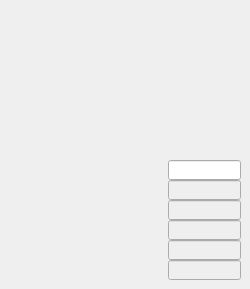
    <widget class="QWidget" name="tab_4">
     <attribute name="title">
      <string>BK9000</string>
     </attribute>
     <widget class="QELabel" name="qelabel_39">
      <property name="geometry">
       <rect>
        <x>16</x>
        <y>10</y>
        <width>149</width>
        <height>16</height>
       </rect>
      </property>
      <property name="font">
       <font>
        <family>Monospace</family>
        <pointsize>10</pointsize>
        <weight>75</weight>
        <bold>true</bold>
       </font>
      </property>
      <property name="alignment">
       <set>Qt::AlignRight|Qt::AlignTrailing|Qt::AlignVCenter</set>
      </property>
      <property name="variable" stdset="0">
       <string>$(P):ASUB:BKH4:MID.DESC</string>
      </property>
      <property name="variableSubstitutions" stdset="0">
       <string>P=ESA</string>
      </property>
     </widget>
     <widget class="QELabel" name="qelabel_40">
      <property name="geometry">
       <rect>
        <x>172</x>
        <y>10</y>
        <width>61</width>
        <height>16</height>
       </rect>
      </property>
      <property name="font">
       <font>
        <family>Monospace</family>
        <pointsize>10</pointsize>
        <weight>75</weight>
        <bold>true</bold>
       </font>
      </property>
      <property name="alignment">
       <set>Qt::AlignLeading|Qt::AlignLeft|Qt::AlignVCenter</set>
      </property>
      <property name="variable" stdset="0">
       <string>$(P):ASUB:BKH4:MID.VALA</string>
      </property>
      <property name="variableSubstitutions" stdset="0">
       <string>P=ESA</string>
      </property>
     </widget>
     <widget class="QELabel" name="qelabel_41">
      <property name="geometry">
       <rect>
        <x>16</x>
        <y>28</y>
        <width>149</width>
        <height>16</height>
       </rect>
      </property>
      <property name="font">
       <font>
        <family>Monospace</family>
        <pointsize>9</pointsize>
        <weight>50</weight>
        <bold>false</bold>
       </font>
      </property>
      <property name="alignment">
       <set>Qt::AlignRight|Qt::AlignTrailing|Qt::AlignVCenter</set>
      </property>
      <property name="variable" stdset="0">
       <string>$(P):LI:BKH4:RO10.DESC</string>
      </property>
      <property name="variableSubstitutions" stdset="0">
       <string>P=ESA</string>
      </property>
     </widget>
     <widget class="QELabel" name="qelabel_42">
      <property name="geometry">
       <rect>
        <x>16</x>
        <y>44</y>
        <width>149</width>
        <height>16</height>
       </rect>
      </property>
      <property name="font">
       <font>
        <family>Monospace</family>
        <pointsize>9</pointsize>
        <weight>50</weight>
        <bold>false</bold>
       </font>
      </property>
      <property name="alignment">
       <set>Qt::AlignRight|Qt::AlignTrailing|Qt::AlignVCenter</set>
      </property>
      <property name="variable" stdset="0">
       <string>$(P):LI:BKH4:RO11.DESC</string>
      </property>
      <property name="variableSubstitutions" stdset="0">
       <string>P=ESA</string>
      </property>
     </widget>
     <widget class="QELabel" name="qelabel_43">
      <property name="geometry">
       <rect>
        <x>16</x>
        <y>60</y>
        <width>149</width>
        <height>16</height>
       </rect>
      </property>
      <property name="font">
       <font>
        <family>Monospace</family>
        <pointsize>9</pointsize>
        <weight>50</weight>
        <bold>false</bold>
       </font>
      </property>
      <property name="alignment">
       <set>Qt::AlignRight|Qt::AlignTrailing|Qt::AlignVCenter</set>
      </property>
      <property name="variable" stdset="0">
       <string>$(P):LI:BKH4:RO12.DESC</string>
      </property>
      <property name="variableSubstitutions" stdset="0">
       <string>P=ESA</string>
      </property>
     </widget>
     <widget class="QELabel" name="qelabel_44">
      <property name="geometry">
       <rect>
        <x>16</x>
        <y>80</y>
        <width>149</width>
        <height>16</height>
       </rect>
      </property>
      <property name="font">
       <font>
        <family>Monospace</family>
        <pointsize>9</pointsize>
        <weight>50</weight>
        <bold>false</bold>
       </font>
      </property>
      <property name="alignment">
       <set>Qt::AlignRight|Qt::AlignTrailing|Qt::AlignVCenter</set>
      </property>
      <property name="variable" stdset="0">
       <string>$(P):LI:BKH4:RO16.DESC</string>
      </property>
      <property name="variableSubstitutions" stdset="0">
       <string>P=ESA</string>
      </property>
     </widget>
     <widget class="QELabel" name="qelabel_45">
      <property name="geometry">
       <rect>
        <x>16</x>
        <y>96</y>
        <width>149</width>
        <height>16</height>
       </rect>
      </property>
      <property name="font">
       <font>
        <family>Monospace</family>
        <pointsize>9</pointsize>
        <weight>50</weight>
        <bold>false</bold>
       </font>
      </property>
      <property name="alignment">
       <set>Qt::AlignRight|Qt::AlignTrailing|Qt::AlignVCenter</set>
      </property>
      <property name="variable" stdset="0">
       <string>$(P):LI:BKH4:RO17.DESC</string>
      </property>
      <property name="variableSubstitutions" stdset="0">
       <string>P=ESA</string>
      </property>
     </widget>
     <widget class="QELabel" name="qelabel_46">
      <property name="geometry">
       <rect>
        <x>16</x>
        <y>112</y>
        <width>149</width>
        <height>16</height>
       </rect>
      </property>
      <property name="font">
       <font>
        <family>Monospace</family>
        <pointsize>9</pointsize>
        <weight>50</weight>
        <bold>false</bold>
       </font>
      </property>
      <property name="alignment">
       <set>Qt::AlignRight|Qt::AlignTrailing|Qt::AlignVCenter</set>
      </property>
      <property name="variable" stdset="0">
       <string>$(P):LI:BKH4:RO18.DESC</string>
      </property>
      <property name="variableSubstitutions" stdset="0">
       <string>P=ESA</string>
      </property>
     </widget>
     <widget class="QELabel" name="qelabel_47">
      <property name="geometry">
       <rect>
        <x>16</x>
        <y>128</y>
        <width>149</width>
        <height>16</height>
       </rect>
      </property>
      <property name="font">
       <font>
        <family>Monospace</family>
        <pointsize>9</pointsize>
        <weight>50</weight>
        <bold>false</bold>
       </font>
      </property>
      <property name="alignment">
       <set>Qt::AlignRight|Qt::AlignTrailing|Qt::AlignVCenter</set>
      </property>
      <property name="variable" stdset="0">
       <string>$(P):LI:BKH4:RO19.DESC</string>
      </property>
      <property name="variableSubstitutions" stdset="0">
       <string>P=ESA</string>
      </property>
     </widget>
     <widget class="QELabel" name="qelabel_48">
      <property name="geometry">
       <rect>
        <x>16</x>
        <y>144</y>
        <width>149</width>
        <height>16</height>
       </rect>
      </property>
      <property name="font">
       <font>
        <family>Monospace</family>
        <pointsize>9</pointsize>
        <weight>50</weight>
        <bold>false</bold>
       </font>
      </property>
      <property name="alignment">
       <set>Qt::AlignRight|Qt::AlignTrailing|Qt::AlignVCenter</set>
      </property>
      <property name="variable" stdset="0">
       <string>$(P):LI:BKH4:RO32.DESC</string>
      </property>
      <property name="variableSubstitutions" stdset="0">
       <string>P=ESA</string>
      </property>
     </widget>
     <widget class="QELabel" name="qelabel_49">
      <property name="geometry">
       <rect>
        <x>172</x>
        <y>28</y>
        <width>53</width>
        <height>16</height>
       </rect>
      </property>
      <property name="font">
       <font>
        <family>Monospace</family>
        <pointsize>9</pointsize>
        <weight>50</weight>
        <bold>false</bold>
       </font>
      </property>
      <property name="alignment">
       <set>Qt::AlignLeading|Qt::AlignLeft|Qt::AlignVCenter</set>
      </property>
      <property name="variable" stdset="0">
       <string>$(P):LI:BKH4:RO10</string>
      </property>
      <property name="variableSubstitutions" stdset="0">
       <string>P=ESA</string>
      </property>
      <property name="useDbPrecision">
       <bool>false</bool>
      </property>
      <property name="addUnits">
       <bool>false</bool>
      </property>
      <property name="format" stdset="0">
       <enum>QELabel::UnsignedInteger</enum>
      </property>
      <property name="radix">
       <UInt>16</UInt>
      </property>
     </widget>
     <widget class="QELabel" name="qelabel_50">
      <property name="geometry">
       <rect>
        <x>172</x>
        <y>44</y>
        <width>53</width>
        <height>16</height>
       </rect>
      </property>
      <property name="font">
       <font>
        <family>Monospace</family>
        <pointsize>9</pointsize>
        <weight>50</weight>
        <bold>false</bold>
       </font>
      </property>
      <property name="alignment">
       <set>Qt::AlignLeading|Qt::AlignLeft|Qt::AlignVCenter</set>
      </property>
      <property name="variable" stdset="0">
       <string>$(P):LI:BKH4:RO11</string>
      </property>
      <property name="variableSubstitutions" stdset="0">
       <string>P=ESA</string>
      </property>
      <property name="useDbPrecision">
       <bool>false</bool>
      </property>
      <property name="addUnits">
       <bool>false</bool>
      </property>
      <property name="format" stdset="0">
       <enum>QELabel::UnsignedInteger</enum>
      </property>
      <property name="radix">
       <UInt>16</UInt>
      </property>
     </widget>
     <widget class="QELabel" name="qelabel_51">
      <property name="geometry">
       <rect>
        <x>172</x>
        <y>60</y>
        <width>53</width>
        <height>16</height>
       </rect>
      </property>
      <property name="font">
       <font>
        <family>Monospace</family>
        <pointsize>9</pointsize>
        <weight>50</weight>
        <bold>false</bold>
       </font>
      </property>
      <property name="alignment">
       <set>Qt::AlignLeading|Qt::AlignLeft|Qt::AlignVCenter</set>
      </property>
      <property name="variable" stdset="0">
       <string>$(P):LI:BKH4:RO12</string>
      </property>
      <property name="variableSubstitutions" stdset="0">
       <string>P=ESA</string>
      </property>
      <property name="useDbPrecision">
       <bool>false</bool>
      </property>
      <property name="addUnits">
       <bool>false</bool>
      </property>
      <property name="format" stdset="0">
       <enum>QELabel::UnsignedInteger</enum>
      </property>
      <property name="radix">
       <UInt>16</UInt>
      </property>
     </widget>
     <widget class="QELabel" name="qelabel_52">
      <property name="geometry">
       <rect>
        <x>172</x>
        <y>80</y>
        <width>53</width>
        <height>16</height>
       </rect>
      </property>
      <property name="font">
       <font>
        <family>Monospace</family>
        <pointsize>9</pointsize>
        <weight>50</weight>
        <bold>false</bold>
       </font>
      </property>
      <property name="alignment">
       <set>Qt::AlignLeading|Qt::AlignLeft|Qt::AlignVCenter</set>
      </property>
      <property name="variable" stdset="0">
       <string>$(P):LI:BKH4:RO16</string>
      </property>
      <property name="variableSubstitutions" stdset="0">
       <string>P=ESA</string>
      </property>
      <property name="useDbPrecision">
       <bool>false</bool>
      </property>
      <property name="addUnits">
       <bool>false</bool>
      </property>
      <property name="format" stdset="0">
       <enum>QELabel::UnsignedInteger</enum>
      </property>
      <property name="radix">
       <UInt>16</UInt>
      </property>
     </widget>
     <widget class="QELabel" name="qelabel_53">
      <property name="geometry">
       <rect>
        <x>172</x>
        <y>96</y>
        <width>53</width>
        <height>16</height>
       </rect>
      </property>
      <property name="font">
       <font>
        <family>Monospace</family>
        <pointsize>9</pointsize>
        <weight>50</weight>
        <bold>false</bold>
       </font>
      </property>
      <property name="alignment">
       <set>Qt::AlignLeading|Qt::AlignLeft|Qt::AlignVCenter</set>
      </property>
      <property name="variable" stdset="0">
       <string>$(P):LI:BKH4:RO17</string>
      </property>
      <property name="variableSubstitutions" stdset="0">
       <string>P=ESA</string>
      </property>
      <property name="useDbPrecision">
       <bool>false</bool>
      </property>
      <property name="addUnits">
       <bool>false</bool>
      </property>
      <property name="format" stdset="0">
       <enum>QELabel::UnsignedInteger</enum>
      </property>
      <property name="radix">
       <UInt>16</UInt>
      </property>
     </widget>
     <widget class="QELabel" name="qelabel_54">
      <property name="geometry">
       <rect>
        <x>172</x>
        <y>112</y>
        <width>53</width>
        <height>16</height>
       </rect>
      </property>
      <property name="font">
       <font>
        <family>Monospace</family>
        <pointsize>9</pointsize>
        <weight>50</weight>
        <bold>false</bold>
       </font>
      </property>
      <property name="alignment">
       <set>Qt::AlignLeading|Qt::AlignLeft|Qt::AlignVCenter</set>
      </property>
      <property name="variable" stdset="0">
       <string>$(P):LI:BKH4:RO18</string>
      </property>
      <property name="variableSubstitutions" stdset="0">
       <string>P=ESA</string>
      </property>
      <property name="useDbPrecision">
       <bool>false</bool>
      </property>
      <property name="addUnits">
       <bool>false</bool>
      </property>
      <property name="format" stdset="0">
       <enum>QELabel::UnsignedInteger</enum>
      </property>
      <property name="radix">
       <UInt>16</UInt>
      </property>
     </widget>
     <widget class="QELabel" name="qelabel_55">
      <property name="geometry">
       <rect>
        <x>172</x>
        <y>128</y>
        <width>53</width>
        <height>16</height>
       </rect>
      </property>
      <property name="font">
       <font>
        <family>Monospace</family>
        <pointsize>9</pointsize>
        <weight>50</weight>
        <bold>false</bold>
       </font>
      </property>
      <property name="alignment">
       <set>Qt::AlignLeading|Qt::AlignLeft|Qt::AlignVCenter</set>
      </property>
      <property name="variable" stdset="0">
       <string>$(P):LI:BKH4:RO19</string>
      </property>
      <property name="variableSubstitutions" stdset="0">
       <string>P=ESA</string>
      </property>
      <property name="useDbPrecision">
       <bool>false</bool>
      </property>
      <property name="addUnits">
       <bool>false</bool>
      </property>
      <property name="format" stdset="0">
       <enum>QELabel::UnsignedInteger</enum>
      </property>
      <property name="radix">
       <UInt>16</UInt>
      </property>
     </widget>
     <widget class="QELabel" name="qelabel_56">
      <property name="geometry">
       <rect>
        <x>172</x>
        <y>144</y>
        <width>53</width>
        <height>16</height>
       </rect>
      </property>
      <property name="font">
       <font>
        <family>Monospace</family>
        <pointsize>9</pointsize>
        <weight>50</weight>
        <bold>false</bold>
       </font>
      </property>
      <property name="alignment">
       <set>Qt::AlignLeading|Qt::AlignLeft|Qt::AlignVCenter</set>
      </property>
      <property name="variable" stdset="0">
       <string>$(P):LI:BKH4:RO32</string>
      </property>
      <property name="variableSubstitutions" stdset="0">
       <string>P=ESA</string>
      </property>
      <property name="useDbPrecision">
       <bool>false</bool>
      </property>
      <property name="addUnits">
       <bool>false</bool>
      </property>
      <property name="format" stdset="0">
       <enum>QELabel::UnsignedInteger</enum>
      </property>
      <property name="radix">
       <UInt>16</UInt>
      </property>
     </widget>
     <widget class="QELineEdit" name="qelineedit_19">
      <property name="geometry">
       <rect>
        <x>168</x>
        <y>160</y>
        <width>73</width>
        <height>20</height>
       </rect>
      </property>
      <property name="variable" stdset="0">
       <string>$(P):LO:BKH4:RW1</string>
      </property>
      <property name="variableSubstitutions" stdset="0">
       <string>P=ESA</string>
      </property>
      <property name="addUnits">
       <bool>false</bool>
      </property>
      <property name="radix">
       <UInt>16</UInt>
      </property>
     </widget>
     <widget class="QELineEdit" name="qelineedit_20">
      <property name="geometry">
       <rect>
        <x>168</x>
        <y>180</y>
        <width>73</width>
        <height>20</height>
       </rect>
      </property>
      <property name="variable" stdset="0">
       <string>$(P):LO:BKH4:RW2</string>
      </property>
      <property name="variableSubstitutions" stdset="0">
       <string>P=ESA</string>
      </property>
      <property name="enabled">
       <bool>false</bool>
      </property>
      <property name="radix">
       <UInt>16</UInt>
      </property>
     </widget>
     <widget class="QELineEdit" name="qelineedit_21">
      <property name="geometry">
       <rect>
        <x>168</x>
        <y>200</y>
        <width>73</width>
        <height>20</height>
       </rect>
      </property>
      <property name="variable" stdset="0">
       <string>$(P):LO:BKH4:RW23</string>
      </property>
      <property name="variableSubstitutions" stdset="0">
       <string>P=ESA</string>
      </property>
      <property name="enabled">
       <bool>false</bool>
      </property>
      <property name="radix">
       <UInt>10</UInt>
      </property>
     </widget>
     <widget class="QELineEdit" name="qelineedit_22">
      <property name="geometry">
       <rect>
        <x>168</x>
        <y>220</y>
        <width>73</width>
        <height>20</height>
       </rect>
      </property>
      <property name="variable" stdset="0">
       <string>$(P):LO:BKH4:RW24</string>
      </property>
      <property name="variableSubstitutions" stdset="0">
       <string>P=ESA</string>
      </property>
      <property name="enabled">
       <bool>false</bool>
      </property>
      <property name="radix">
       <UInt>10</UInt>
      </property>
     </widget>
     <widget class="QELineEdit" name="qelineedit_23">
      <property name="geometry">
       <rect>
        <x>168</x>
        <y>240</y>
        <width>73</width>
        <height>20</height>
       </rect>
      </property>
      <property name="variable" stdset="0">
       <string>$(P):LO:BKH4:RW25</string>
      </property>
      <property name="variableSubstitutions" stdset="0">
       <string>P=ESA</string>
      </property>
      <property name="enabled">
       <bool>false</bool>
      </property>
      <property name="radix">
       <UInt>10</UInt>
      </property>
     </widget>
     <widget class="QELineEdit" name="qelineedit_24">
      <property name="geometry">
       <rect>
        <x>168</x>
        <y>260</y>
        <width>73</width>
        <height>20</height>
       </rect>
      </property>
      <property name="variable" stdset="0">
       <string>$(P):LO:BKH4:RW26</string>
      </property>
      <property name="variableSubstitutions" stdset="0">
       <string>P=ESA</string>
      </property>
      <property name="enabled">
       <bool>false</bool>
      </property>
      <property name="radix">
       <UInt>10</UInt>
      </property>
     </widget>
     <widget class="QELabel" name="qelabel_57">
      <property name="geometry">
       <rect>
        <x>16</x>
        <y>164</y>
        <width>149</width>
        <height>16</height>
       </rect>
      </property>
      <property name="font">
       <font>
        <family>Monospace</family>
        <pointsize>9</pointsize>
        <weight>50</weight>
        <bold>false</bold>
       </font>
      </property>
      <property name="alignment">
       <set>Qt::AlignRight|Qt::AlignTrailing|Qt::AlignVCenter</set>
      </property>
      <property name="variable" stdset="0">
       <string>$(P):LO:BKH4:RW1.DESC</string>
      </property>
      <property name="variableSubstitutions" stdset="0">
       <string>P=ESA</string>
      </property>
     </widget>
     <widget class="QELabel" name="qelabel_58">
      <property name="geometry">
       <rect>
        <x>16</x>
        <y>184</y>
        <width>149</width>
        <height>16</height>
       </rect>
      </property>
      <property name="font">
       <font>
        <family>Monospace</family>
        <pointsize>9</pointsize>
        <weight>50</weight>
        <bold>false</bold>
       </font>
      </property>
      <property name="alignment">
       <set>Qt::AlignRight|Qt::AlignTrailing|Qt::AlignVCenter</set>
      </property>
      <property name="variable" stdset="0">
       <string>$(P):LO:BKH4:RW2.DESC</string>
      </property>
      <property name="variableSubstitutions" stdset="0">
       <string>P=ESA</string>
      </property>
     </widget>
     <widget class="QELabel" name="qelabel_59">
      <property name="geometry">
       <rect>
        <x>16</x>
        <y>204</y>
        <width>149</width>
        <height>16</height>
       </rect>
      </property>
      <property name="font">
       <font>
        <family>Monospace</family>
        <pointsize>9</pointsize>
        <weight>50</weight>
        <bold>false</bold>
       </font>
      </property>
      <property name="alignment">
       <set>Qt::AlignRight|Qt::AlignTrailing|Qt::AlignVCenter</set>
      </property>
      <property name="variable" stdset="0">
       <string>$(P):LO:BKH4:RW23.DESC</string>
      </property>
      <property name="variableSubstitutions" stdset="0">
       <string>P=ESA</string>
      </property>
     </widget>
     <widget class="QELabel" name="qelabel_60">
      <property name="geometry">
       <rect>
        <x>16</x>
        <y>224</y>
        <width>149</width>
        <height>16</height>
       </rect>
      </property>
      <property name="font">
       <font>
        <family>Monospace</family>
        <pointsize>9</pointsize>
        <weight>50</weight>
        <bold>false</bold>
       </font>
      </property>
      <property name="alignment">
       <set>Qt::AlignRight|Qt::AlignTrailing|Qt::AlignVCenter</set>
      </property>
      <property name="variable" stdset="0">
       <string>$(P):LO:BKH4:RW24.DESC</string>
      </property>
      <property name="variableSubstitutions" stdset="0">
       <string>P=ESA</string>
      </property>
     </widget>
     <widget class="QELabel" name="qelabel_61">
      <property name="geometry">
       <rect>
        <x>16</x>
        <y>244</y>
        <width>149</width>
        <height>16</height>
       </rect>
      </property>
      <property name="font">
       <font>
        <family>Monospace</family>
        <pointsize>9</pointsize>
        <weight>50</weight>
        <bold>false</bold>
       </font>
      </property>
      <property name="alignment">
       <set>Qt::AlignRight|Qt::AlignTrailing|Qt::AlignVCenter</set>
      </property>
      <property name="variable" stdset="0">
       <string>$(P):LO:BKH4:RW25.DESC</string>
      </property>
      <property name="variableSubstitutions" stdset="0">
       <string>P=ESA</string>
      </property>
     </widget>
     <widget class="QELabel" name="qelabel_62">
      <property name="geometry">
       <rect>
        <x>16</x>
        <y>264</y>
        <width>149</width>
        <height>16</height>
       </rect>
      </property>
      <property name="font">
       <font>
        <family>Monospace</family>
        <pointsize>9</pointsize>
        <weight>50</weight>
        <bold>false</bold>
       </font>
      </property>
      <property name="alignment">
       <set>Qt::AlignRight|Qt::AlignTrailing|Qt::AlignVCenter</set>
      </property>
      <property name="variable" stdset="0">
       <string>$(P):LO:BKH4:RW26.DESC</string>
      </property>
      <property name="variableSubstitutions" stdset="0">
       <string>P=ESA</string>
      </property>
     </widget>
    </widget>
